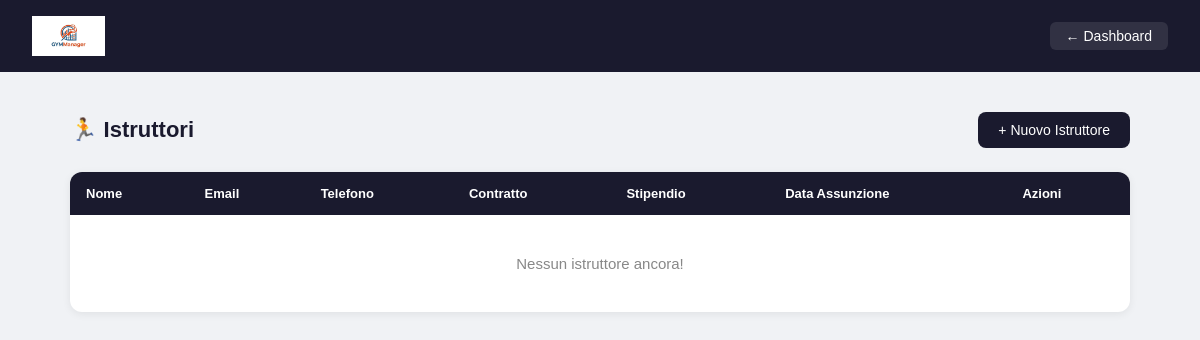
Page /palestra/pages/istruttori.php (signed in) on the earlier database version.
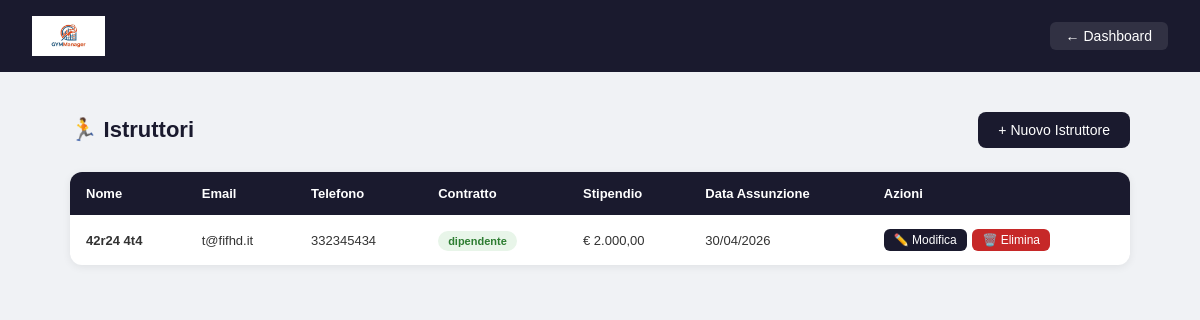
Same page on the later database version.
### tables this page shows
CREATE TABLE `istruttore` (
  `id_persona` int(11) NOT NULL,
  `tipo_contratto` enum('dipendente','collaboratore','partita_iva') NOT NULL,
  `stipendio` decimal(8,2) DEFAULT NULL,
  `data_assunzione` date NOT NULL
);

CREATE TABLE `persona` (
  `id_persona` int(11) NOT NULL,
  `username` varchar(50) NOT NULL,
  `email` varchar(100) NOT NULL,
  `password` varchar(255) NOT NULL,
  `nome` varchar(50) NOT NULL,
  `cognome` varchar(50) NOT NULL,
  `telefono` varchar(20) DEFAULT NULL,
  `ruolo` enum('admin','cliente','istruttore') NOT NULL DEFAULT 'cliente'
);

### palestra/pages/istruttori.php (the view, shortened to what this page needs)
<?php
require_once "../config/db.php";
$istruttori = $pdo->query("
    SELECT P.id_persona, P.nome, P.cognome, P.email, P.telefono,
           I.tipo_contratto, I.stipendio, I.data_assunzione
    FROM PERSONA P
    JOIN ISTRUTTORE I ON P.id_persona = I.id_persona
    ORDER BY P.cognome, P.nome
")->fetchAll();
?>
<!DOCTYPE html>
<html lang="it">
<head>
</head>
<body>
<div class="navbar">
    <img src="../assets/logo.jpg" style="height:40px;">
    <a href="dashboard.php">← Dashboard</a>
</div>
<div class="contenuto">
    <div class="intestazione">
        <h2>🏃 Istruttori</h2>
        <a class="btn" href="nuovo_istruttore.php">+ Nuovo Istruttore</a>
    </div>
    <table>
        <thead>
            <tr>
                <th>Nome</th>
                <th>Email</th>
                <th>Telefono</th>
                <th>Contratto</th>
                <th>Stipendio</th>
                <th>Data Assunzione</th>
                <th>Azioni</th>
            </tr>
        </thead>
        <tbody>
            <?php if(empty($istruttori)): ?>
            <tr>
                <td colspan="7" class="nessun-record">Nessun istruttore ancora!</td>
            </tr>
            <?php else: ?>
            <?php foreach($istruttori as $i): ?>
            <tr>
                <td><strong><?= htmlspecialchars($i['cognome'].' '.$i['nome']) ?></strong></td>
                <td><?= htmlspecialchars($i['email']) ?></td>
                <td><?= htmlspecialchars($i['telefono']) ?></td>
                <td>
                    <span class="badge <?= $i['tipo_contratto'] ?>">
                        <?= $i['tipo_contratto'] ?>
                    </span>
                </td>
                <td>€ <?= number_format($i['stipendio'], 2, ',', '.') ?></td>
                <td><?= date('d/m/Y', strtotime($i['data_assunzione'])) ?></td>
                <td>
                    <a class="btn-azione btn-modifica" href="modifica_istruttore.php?id=<?= $i['id_persona'] ?>">✏️ Modifica</a>
                    <a class="btn-azione btn-elimina" href="elimina_istruttore.php?id=<?= $i['id_persona'] ?>" onclick="return confirm('Sei sicuro?')">🗑️ Elimina</a>
                </td>
            </tr>
            <?php endforeach; ?>
            <?php endif; ?>
        </tbody>
    </table>
</div>
</body>
</html>

### palestra/pages/istruttori.php (style rules this page uses)
* { margin: 0; padding: 0; box-sizing: border-box; }
body { font-family: Arial, sans-serif; background: #f0f2f5; }
.navbar { background: #1a1a2e; color: white; padding: 16px 32px; display: flex; justify-content: space-between; align-items: center; }
.navbar a { color: white; text-decoration: none; font-size: 14px; background: rgba(255,255,255,0.1); padding: 6px 16px; border-radius: 6px; }
.contenuto { max-width: 1100px; margin: 40px auto; padding: 0 20px; }
.intestazione { display: flex; justify-content: space-between; align-items: center; margin-bottom: 24px; }
.intestazione h2 { font-size: 22px; color: #1a1a2e; }
.btn { background: #1a1a2e; color: white; padding: 10px 20px; border-radius: 8px; text-decoration: none; font-size: 14px; }
table { width: 100%; background: white; border-radius: 12px; box-shadow: 0 2px 8px rgba(0,0,0,0.07); border-collapse: collapse; overflow: hidden; }
th { background: #1a1a2e; color: white; padding: 14px 16px; text-align: left; font-size: 13px; }
td { padding: 12px 16px; font-size: 13px; border-bottom: 1px solid #f0f2f5; color: #333; vertical-align: middle; }
tr:last-child td { border-bottom: none; }
.badge { padding: 4px 10px; border-radius: 20px; font-size: 11px; font-weight: bold; }
.badge.dipendente { background: #e8f5e9; color: #2e7d32; }
.btn-azione { color: white; padding: 4px 10px; border-radius: 6px; text-decoration: none; font-size: 12px; display: inline-block; margin: 2px 2px 2px 0; }
.btn-modifica { background: #1a1a2e; }
.btn-elimina { background: #c62828; }
.nessun-record { text-align: center; padding: 40px; color: #888; font-size: 15px; }

Differences in the rows shown:
added istruttore: id_persona.nome "42r24 4t4", id_persona.email "t@fifhd.it", id_persona.telefono "332345434", tipo_contratto "dipendente", stipendio "2.000,00", data_assunzione "30/04/2026"
Other differences:
text no longer shown: "Nessun istruttore ancora!"
